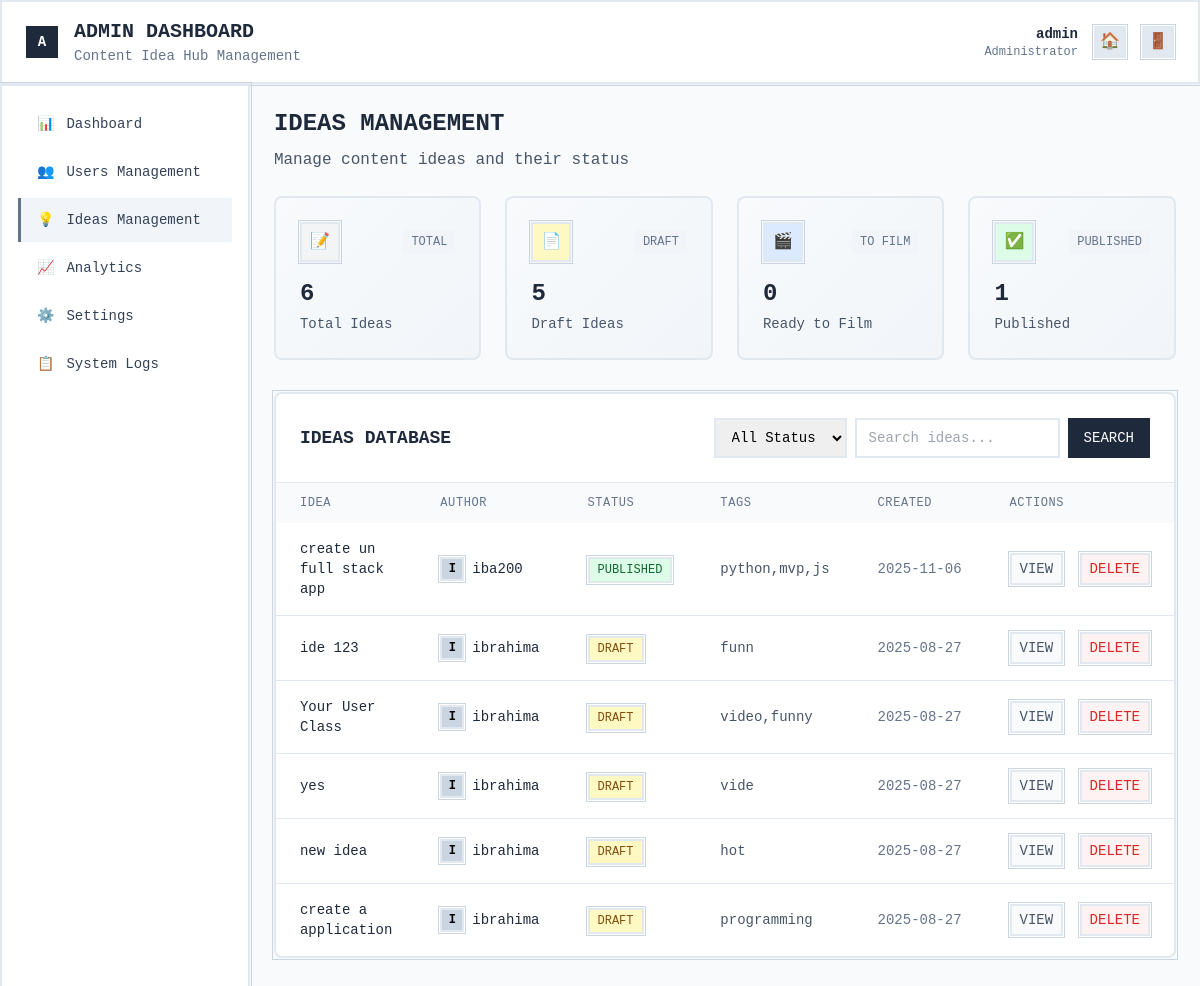
The app's page /admin/ideas (signed in) with its own data.
### app/models.py (models this page shows, shortened)
class User(db.Model, UserMixin):
    id = db.Column(db.Integer, primary_key=True)
    username = db.Column(db.String(64), unique=True, nullable=False)
    password_hash = db.Column(db.String(128), nullable=False)
    ideas = db.relationship('Idea', backref='author', lazy=True)
    created_at = db.Column(db.DateTime, default=datetime.utcnow)
    is_admin = db.Column(db.Boolean, default=False)

class Idea(db.Model):
    id = db.Column(db.Integer, primary_key=True)
    title = db.Column(db.String(100), nullable=False)
    description = db.Column(db.Text)
    tags = db.Column(db.String(200))  # e.g., "video,funny,tech"
    status = db.Column(db.String(20), default='Draft')  # Draft, To Film, Published
    timestamp = db.Column(db.DateTime, index=True, default=datetime.utcnow)
    user_id = db.Column(db.Integer, db.ForeignKey('user.id'), nullable=False)

### app/admin_routes.py (the view)
@admin_bp.route('/ideas')
@login_required
@admin_required
def ideas_management():
    page = request.args.get('page', 1, type=int)
    status_filter = request.args.get('status', '')
    search = request.args.get('search', '')
    ideas_query = Idea.query
    if status_filter:
        ideas_query = ideas_query.filter_by(status=status_filter)
    if search:
        ideas_query = ideas_query.filter(Idea.title.contains(search))
    ideas = ideas_query.order_by(Idea.timestamp.desc()).paginate(
        page=page, per_page=20, error_out=False
    )
    idea_stats = {
        'total': Idea.query.count(),
        'draft': Idea.query.filter_by(status='Draft').count(),
        'published': Idea.query.filter_by(status='Published').count(),
        'to_film': Idea.query.filter_by(status='To Film').count()
    }
    return render_template('admin/ideas.html',
                         ideas=ideas,
                         search=search,
                         status_filter=status_filter,
                         idea_stats=idea_stats)

### app/__init__.py (called while the page is built)
def create_app(config_class=Config):
    app = Flask(__name__)
    app.config.from_object(config_class)
    db.init_app(app)
    migrate.init_app(app, db)
    login_manager.init_app(app)
    @login_manager.user_loader
    def load_user(user_id):
        from app.models import User  # Import local pour éviter circular
        return User.query.get(int(user_id))
    login_manager.login_view = 'main.login'
    from app import routes, models, forms
    from app.routes import bp
    from app.admin_routes import admin_bp
    app.register_blueprint(admin_bp)
    app.register_blueprint(bp)
    return app

### app/admin_routes.py (called while the page is built)
def admin_required(f):
    @wraps(f)
    def decorated_function(*args, **kwargs):
        if not current_user.is_authenticated or not current_user.is_admin:
            flash('❌ Access denied. Admin privileges required.', 'danger')
            return redirect(url_for('main.index'))
        return f(*args, **kwargs)
    return decorated_function

### app/templates/admin/ideas.html (shortened to what this page needs)
{% extends "admin/base.html" %}
{% block content %}
<div class="mb-6">
    <h2 class="text-2xl font-bold text-wireframe-800 mb-2">IDEAS MANAGEMENT</h2>
    <p class="text-wireframe-600">Manage content ideas and their status</p>
</div>
<div class="grid grid-cols-1 md:grid-cols-4 gap-6 mb-8">
    <div class="metric-card p-6 rounded-lg">
        <div class="flex items-center justify-between mb-4">
            <div class="w-10 h-10 bg-gray-100 wireframe-border flex items-center justify-center">
                <span class="text-gray-600">📝</span>
            </div>
            <span class="text-xs text-wireframe-500 bg-wireframe-100 px-2 py-1">TOTAL</span>
        </div>
        <div class="text-2xl font-bold text-wireframe-800 mb-1">{{ idea_stats.total }}</div>
        <div class="text-sm text-wireframe-600">Total Ideas</div>
    </div>
    <div class="metric-card p-6 rounded-lg">
        <div class="flex items-center justify-between mb-4">
            <div class="w-10 h-10 bg-yellow-100 wireframe-border flex items-center justify-center">
                <span class="text-yellow-600">📄</span>
            </div>
            <span class="text-xs text-wireframe-500 bg-wireframe-100 px-2 py-1">DRAFT</span>
        </div>
        <div class="text-2xl font-bold text-wireframe-800 mb-1">{{ idea_stats.draft }}</div>
        <div class="text-sm text-wireframe-600">Draft Ideas</div>
    </div>
    <div class="metric-card p-6 rounded-lg">
        <div class="flex items-center justify-between mb-4">
            <div class="w-10 h-10 bg-blue-100 wireframe-border flex items-center justify-center">
                <span class="text-blue-600">🎬</span>
            </div>
            <span class="text-xs text-wireframe-500 bg-wireframe-100 px-2 py-1">TO FILM</span>
        </div>
        <div class="text-2xl font-bold text-wireframe-800 mb-1">{{ idea_stats.to_film }}</div>
        <div class="text-sm text-wireframe-600">Ready to Film</div>
    </div>
    <div class="metric-card p-6 rounded-lg">
        <div class="flex items-center justify-between mb-4">
            <div class="w-10 h-10 bg-green-100 wireframe-border flex items-center justify-center">
                <span class="text-green-600">✅</span>
            </div>
            <span class="text-xs text-wireframe-500 bg-wireframe-100 px-2 py-1">PUBLISHED</span>
        </div>
        <div class="text-2xl font-bold text-wireframe-800 mb-1">{{ idea_stats.published }}</div>
        <div class="text-sm text-wireframe-600">Published</div>
    </div>
</div>
<div class="wireframe-border bg-white rounded-lg">
    <div class="p-6 border-b border-wireframe-200">
        <div class="flex justify-between items-center">
            <h3 class="text-lg font-bold text-wireframe-800">IDEAS DATABASE</h3>
            <div class="flex space-x-2">
                <form method="GET" class="flex space-x-2">
                    <select name="status" class="px-3 py-2 wireframe-border text-sm" onchange="this.form.submit()">
                        <option value="">All Status</option>
                    </select>
                    <input type="text" name="search" value="{{ search }}" placeholder="Search ideas..."
                           class="px-3 py-2 wireframe-border text-sm">
                    <button type="submit" class="px-4 py-2 bg-wireframe-800 text-white text-sm font-medium hover:bg-wireframe-700">
                        SEARCH
                    </button>
                </form>
            </div>
        </div>
    </div>
    <div class="overflow-x-auto">
        <table class="w-full">
            <thead class="bg-wireframe-50">
                <tr class="text-left">
                    <th class="px-6 py-3 text-xs font-medium text-wireframe-500 uppercase tracking-wider">IDEA</th>
                    <th class="px-6 py-3 text-xs font-medium text-wireframe-500 uppercase tracking-wider">AUTHOR</th>
                    <th class="px-6 py-3 text-xs font-medium text-wireframe-500 uppercase tracking-wider">STATUS</th>
                    <th class="px-6 py-3 text-xs font-medium text-wireframe-500 uppercase tracking-wider">TAGS</th>
                    <th class="px-6 py-3 text-xs font-medium text-wireframe-500 uppercase tracking-wider">CREATED</th>
                    <th class="px-6 py-3 text-xs font-medium text-wireframe-500 uppercase tracking-wider">ACTIONS</th>
                </tr>
            </thead>
            <tbody class="divide-y divide-wireframe-200">
                {% for idea in ideas.items %}
                <tr id="idea-row-{{ idea.id }}">
                    <td class="px-6 py-4">
                        <div>
                            <div class="text-sm font-medium text-wireframe-800">{{ idea.title }}</div>
                        </div>
                    </td>
                    <td class="px-6 py-4 whitespace-nowrap">
                        <div class="flex items-center">
                            <div class="w-6 h-6 bg-wireframe-300 wireframe-border flex items-center justify-center text-xs font-bold">
                                {{ idea.author.username[0]|upper }}
                            </div>
                            <div class="ml-2 text-sm text-wireframe-800">{{ idea.author.username }}</div>
                        </div>
                    </td>
                    <td class="px-6 py-4 whitespace-nowrap">
                        {% if idea.status == 'Draft' %}
                            <span class="px-2 py-1 text-xs bg-yellow-100 text-yellow-800 wireframe-border">DRAFT</span>
                        {% elif idea.status == 'To Film' %}
                            <span class="px-2 py-1 text-xs bg-blue-100 text-blue-800 wireframe-border">TO FILM</span>
                        {% elif idea.status == 'Published' %}
                            <span class="px-2 py-1 text-xs bg-green-100 text-green-800 wireframe-border">PUBLISHED</span>
                        {% endif %}
                    </td>
                    <td class="px-6 py-4 whitespace-nowrap">
                        <div class="text-sm text-wireframe-600">
                            {% if idea.tags %}
                                {{ idea.tags }}
                            {% else %}
                                <span class="text-wireframe-400">No tags</span>
                            {% endif %}
                        </div>
                    </td>
                    <td class="px-6 py-4 whitespace-nowrap text-sm text-wireframe-500">
                        {{ idea.timestamp.strftime('%Y-%m-%d') }}
                    </td>
                    <td class="px-6 py-4 whitespace-nowrap text-sm space-x-2">
                        <button onclick="viewIdea({{ idea.id }})"
                                class="text-wireframe-600 hover:text-wireframe-800 px-2 py-1 wireframe-border bg-wireframe-50 hover:bg-wireframe-100">
                            VIEW
                        </button>
                        <button onclick="deleteIdea({{ idea.id }}, '{{ idea.title }}')"
                                class="text-red-600 hover:text-red-800 px-2 py-1 wireframe-border bg-red-50 hover:bg-red-100">
                            DELETE
                        </button>
                    </td>
                </tr>
                {% endfor %}
            </tbody>
        </table>
    </div>
</div>
{% endblock %}

### app/templates/admin/base.html (shortened to what this page needs)
<!DOCTYPE html>
<html lang="fr">
<head>
    <script src="https://cdn.tailwindcss.com"></script>
</head>
<body class="bg-wireframe-50 min-h-screen font-mono">
    <header class="wireframe-border bg-white shadow-sm">
        <div class="px-6 py-4">
            <div class="flex items-center justify-between">
                <div class="flex items-center space-x-4">
                    <div class="w-8 h-8 bg-wireframe-800 flex items-center justify-center text-white font-bold text-sm">
                        A
                    </div>
                    <div>
                        <h1 class="text-xl font-bold text-wireframe-800">ADMIN DASHBOARD</h1>
                        <p class="text-sm text-wireframe-500">Content Idea Hub Management</p>
                    </div>
                </div>
                <div class="flex items-center space-x-4">
                    <div class="text-right">
                        <p class="text-sm font-semibold text-wireframe-800">{{ current_user.username }}</p>
                        <p class="text-xs text-wireframe-500">Administrator</p>
                    </div>
                    <a href="{{ url_for('main.index') }}" class="w-8 h-8 bg-wireframe-200 wireframe-border flex items-center justify-center hover:bg-wireframe-300 transition-colors" title="Retour au site">
                        <span class="text-wireframe-700">🏠</span>
                    </a>
                    <a href="{{ url_for('main.logout') }}" class="w-8 h-8 bg-wireframe-200 wireframe-border flex items-center justify-center hover:bg-wireframe-300 transition-colors" title="Déconnexion">
                        <span class="text-wireframe-700">🚪</span>
                    </a>
                </div>
            </div>
        </div>
    </header>
    <div class="flex">
        <aside class="w-64 bg-white wireframe-border min-h-screen">
            <nav class="p-4">
                <ul class="space-y-1">
                    <li>
                        <a href="{{ url_for('admin.dashboard') }}" class="nav-item {% if request.endpoint == 'admin.dashboard' %}active{% endif %} flex items-center px-4 py-3 text-sm font-medium text-wireframe-700">
                            <span class="mr-3">📊</span>
                            Dashboard
                        </a>
                    </li>
                    <li>
                        <a href="{{ url_for('admin.users_management') }}" class="nav-item {% if request.endpoint == 'admin.users_management' %}active{% endif %} flex items-center px-4 py-3 text-sm font-medium text-wireframe-700">
                            <span class="mr-3">👥</span>
                            Users Management
                        </a>
                    </li>
                    <li>
                        <a href="{{ url_for('admin.ideas_management') }}" class="nav-item {% if request.endpoint == 'admin.ideas_management' %}active{% endif %} flex items-center px-4 py-3 text-sm font-medium text-wireframe-700">
                            <span class="mr-3">💡</span>
                            Ideas Management
                        </a>
                    </li>
                    <li>
                        <a href="{{ url_for('admin.analytics') }}" class="nav-item {% if request.endpoint == 'admin.analytics' %}active{% endif %} flex items-center px-4 py-3 text-sm font-medium text-wireframe-700">
                            <span class="mr-3">📈</span>
                            Analytics
                        </a>
                    </li>
                    <li>
                        <a href="{{ url_for('admin.settings') }}" class="nav-item {% if request.endpoint == 'admin.settings' %}active{% endif %} flex items-center px-4 py-3 text-sm font-medium text-wireframe-700">
                            <span class="mr-3">⚙️</span>
                            Settings
                        </a>
                    </li>
                    <li>
                        <a href="{{ url_for('admin.system_logs') }}" class="nav-item {% if request.endpoint == 'admin.system_logs' %}active{% endif %} flex items-center px-4 py-3 text-sm font-medium text-wireframe-700">
                            <span class="mr-3">📋</span>
                            System Logs
                        </a>
                    </li>
                </ul>
            </nav>
        </aside>
        <main class="flex-1 p-6">
            {% block content %}{% endblock %}
        </main>
    </div>
</body>
</html>

### app/templates/admin/base.html (style rules this page uses)
.wireframe-border { border: 2px solid #e2e8f0; position: relative; }
.wireframe-border::before { content: ''; position: absolute; top: -4px; left: -4px; right: -4px; bottom: -4px; border: 1px solid #cbd5e1; pointer-events: none; }
.metric-card { background: linear-gradient(135deg, #f8fafc 0%, #f1f5f9 100%); border: 2px solid #e2e8f0; transition: all 0.3s ease; }
.nav-item { transition: all 0.2s ease; border-left: 3px solid transparent; }
.nav-item:hover, .nav-item.active { background-color: #f1f5f9; border-left-color: #64748b; }

### records on screen
User: username "admin"
Idea: title "create un full stack app", author "I", author.username "iba200", status "PUBLISHED", tags "python,mvp,js", timestamp "2025-11-06"
Idea: title "ide 123", author "I", author.username "ibrahima", status "DRAFT", tags "funn", timestamp "2025-08-27"
Idea: title "Your User Class", author "I", author.username "ibrahima", status "DRAFT", tags "video,funny", timestamp "2025-08-27"
Idea: title "yes", author "I", author.username "ibrahima", status "DRAFT", tags "vide", timestamp "2025-08-27"
Idea: title "new idea", author "I", author.username "ibrahima", status "DRAFT", tags "hot", timestamp "2025-08-27"
Idea: title "create a application", author "I", author.username "ibrahima", status "DRAFT", tags "programming", timestamp "2025-08-27"

### other values on screen
{{ idea_stats.total }} "6"
{{ idea_stats.draft }} "5"
{{ idea_stats.to_film }} "0"
{{ idea_stats.published }} "1"
